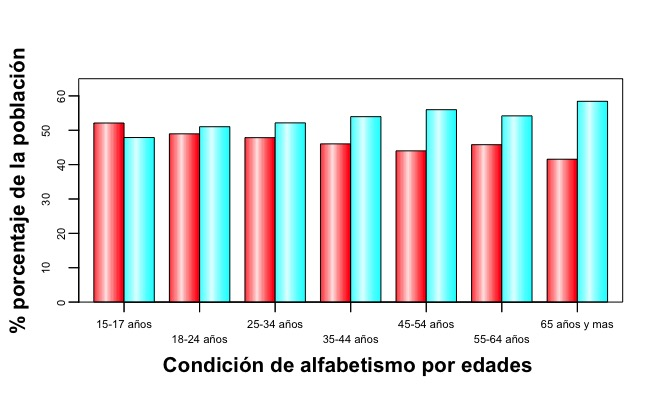

R code for this plot:
library(plotrix)
library(readxl)

azca<-read_xlsx("azcaalfa1.xlsx")
attach(azca)

azca1<-azca[,-1]
azca2<-t(azca1)
colnames(azca2)<- c("15-17 años", "18-24 años", "25-34 años","35-44 años","45-54 años", "55-64 años", "65 años y mas")


barp(azca2, names.arg = colnames(azca2), cex.axis = 0.7,
     col=rainbow(2), cylindrical = TRUE, ylim = c(0,65), 
     shadow = FALSE, staxx = TRUE, staxy = TRUE,
     legend.pos = list(x=0.10, y=0.30), xlab = "", ylab = "", border = TRUE)


mtext("Condición de alfabetismo por edades ", 1, line = 2.8, font = 2, cex = 1.3)
mtext("% porcentaje de la población", 2, line = 2.6, font = 2, cex = 1.3)

#legend("topright", colnames(azca1), bty="n", cex = 0.5, fill=c("red","lightskyblue"))
